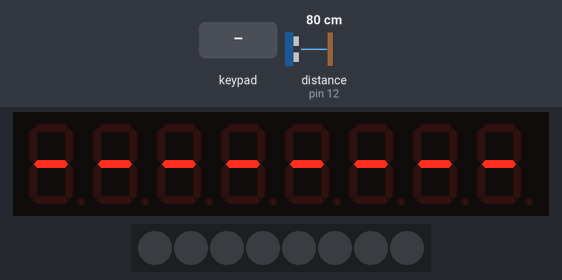
A sketch run on a simulated Arduino Uno, built with avr-gcc and run on an emulated ATmega328P. On the bench: 8-digit seven-segment display, 8 RGB LEDs in strip order, left to right. Inputs (shaded band) come from the test bench; at power-on: distance to the obstacle (sensor on pin 12) 80 cm. The echo pulse lasts 58.3 µs per cm.

Above: at 1.2 s.
1.3 s: key '1' pressed
At 1.6 s:
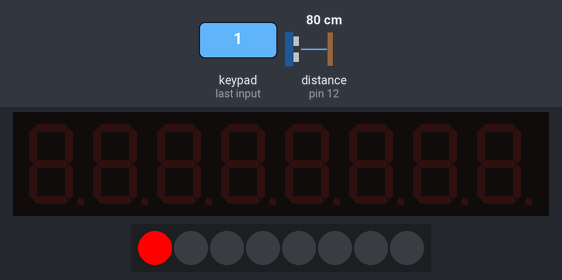
2.8 s: keypad keys 1 2 pressed 0.4 s apart
At 7.0 s:
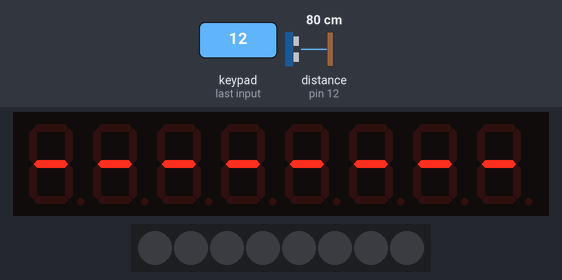
Timing chart, 0 to 8.5 s (numbered marks = the images above; inputs shaded):
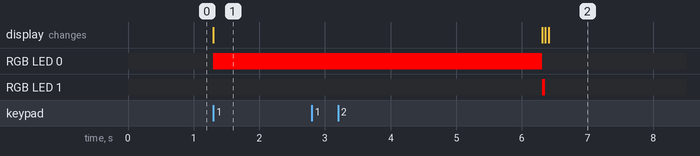

Measured:
- after the input at 1.3 s, RGB LED 0: off → RGB(255, 0, 0) at once; the display: changes at once (image 1)

The sketch:

Measure2.ino
```cpp
#include <TM1638lite.h>
#include <math.h>
#include "Aggregator.h"
#include "ftoa.h"
#include "NewPing.h"

//Setup Measure Settings
#define MENU_DELAY 50
#define BUF_SIZE 140
#define MIN_DIST 2.0
#define MAX_DIST 200.0
#define MAX_MEASURE 5000000
#define SPEED_OF_SOUND 343.4

//setup measure
#define STD_RANGE 1.7
#define MINMAX_RANGE 0.1

//display connections
#define PIN_STROBE 4
#define PIN_CLOCK 7
#define PIN_DATA 8
//sensor connections
#define PIN_TRIGGER 13
#define PIN_ECHO 12
double buffer[BUF_SIZE];
//https://en.wikipedia.org/wiki/Algorithms_for_calculating_variance

//program global variables - so it is not reallocatd and dealloated
TM1638lite tm(PIN_STROBE, PIN_CLOCK, PIN_DATA);
NewPing sonar(PIN_TRIGGER, PIN_ECHO, MAX_DIST);
char charbuff[9], charbuff2[9];

enum state
{
  IDLE = 1,
  MEASURE = 2,
  SHOW = 3,
  ERROR = 5,
};
state current = IDLE;

void setup()
{
  tm.reset();
}

void loop()
{
  uint8_t buttons = tm.readButtons();
  switch (current)
  {
  case IDLE:
    tm.displayText("--------");

    if ((buttons & 1) != 0) //button 1
    {
      current = MEASURE;
    }

    delayMicroseconds(MENU_DELAY);
    return;

  case MEASURE:
    tm.reset();
    tm.setLED(0, 1);
    measureMode();
    tm.setLED(0, 0);
    return;
  case ERROR:
    tm.setLED(1, 1);
  case SHOW:
    if ((buttons & 2) != 0) //button 2
    {
      tm.setLED(1, 0);
      current = IDLE;
    }
    delay(MENU_DELAY);
    return;
  }
}

bool isInRange(double mean, double std, double min, double max, double data)
{
  double minmax = (max - min) * MINMAX_RANGE;
  return (abs(mean - data) < STD_RANGE * std) && (data > min + minmax) && (data < max - minmax);
}

double calculateMean(int N, double *data_buffer, double calculate(void))
{
  unsigned long t = micros();
  Aggregator firstMean;

  //Collect Data
  double min = -1, max = -1;
  for (int i = 0; i < N; i++)
  {

    data_buffer[i] = (*calculate)();
    //reject faulty sensor data
    if (data_buffer[i] > 0)
    {
      firstMean.addData(data_buffer[i]);

      if (min == -1 || data_buffer[i] < min)
        min = data_buffer[i];

      if (max == -1 || data_buffer[i] > max)
        max = data_buffer[i];
    }
  }

  double std = firstMean.getStd();
  double mean = firstMean.getMean();

  firstMean.reset();

  //Use only good quality Data
  for (int i = 0; i < N; i++)
  {
    if (isInRange(mean, std, min, max, data_buffer[i]))
    {
      firstMean.addData(data_buffer[i]);
    }
  }

  //get as much additional data as possible
  while (micros() - t < MAX_MEASURE)
  {
    double d = (*calculate)();
    if (isInRange(mean, std, min, max, d))
    {
      firstMean.addData(d);
    }
  }

  return firstMean.getMean();
}

void displayNumber(double data)
{
  ftoa8_1(charbuff2, data);
  pad(charbuff2, charbuff, 8, ' ');
  tm.displayText(charbuff);
}
double getDistanceCm()
{
  double d = sonar.ping() / 2 * 1.0e-4 * SPEED_OF_SOUND;

  if (d <= MIN_DIST)
    return -1;
  else
    return d;
}
void measureMode()
{

  double distance = calculateMean(BUF_SIZE, buffer, &getDistanceCm);
  //measurement error
  if (distance <= MIN_DIST)
  {
    current = ERROR;
    return;
  }

  displayNumber(distance);
  current = SHOW;
  return;
}
```

Aggregator.cpp
```cpp
#include "Aggregator.h"
#include "math.h"

Aggregator::Aggregator(/* args */) : count(0), mean(0.0), M2(0.0)
{
}

Aggregator::~Aggregator()
{
}
void Aggregator::reset()
{
	mean = 0.0;
	M2 = 0.0;
	count = 0;
}
void Aggregator::addData(double datum)
{
	//implementation of welfords algorythm
	++count;
	double delta = datum - mean;
	mean += delta / count;
	double delta2 = datum - mean;
	M2 += delta * delta2;
}
unsigned long
Aggregator::getCount()
{
	return count;
}
double
Aggregator::getMean()
{
	return mean;
}
double
Aggregator::getVar()
{
	return M2 / (count - 1);
}
double
Aggregator::getStd()
{
	return sqrt(getVar());
}
```

Aggregator.h
```cpp
#ifndef AGGREGATOR_H
#define AGGREGATOR_H

//datastructure used for mean and variance calculation
//using welfords online algorythm
class Aggregator
{
  private:
	unsigned long count;
	double mean;
	double M2;

  public:
	Aggregator();

	~Aggregator();

	/**
	 *	add data to aggregator - using welfords algorythm
	 *  */
	void addData(double datum);

	unsigned long getCount();
	double getMean();
	double getVar();
	double getStd();

	/**
	 * resets aggregator - sets all values to 0
	 *
	 */
	void reset();
};

#endif //AGGREGATOR_H
```

HCSR04_C.cpp
```cpp
/*
  HCSR04 - Library for arduino, for HC-SR04 ultrasonic distance sensor.
  Created by Martin Sosic, June 11, 2016.
*/

#include "Arduino.h"
#include "HCSR04_C.h"

UltraSonicDistanceSensor::UltraSonicDistanceSensor(
        uint8_t triggerPin, uint8_t echoPin) {
    this->triggerPin = triggerPin;
    this->echoPin = echoPin;
    pinMode(triggerPin, OUTPUT);
    pinMode(echoPin, INPUT);
}

double UltraSonicDistanceSensor::measureDistanceCm() {
    unsigned long durationMicroSec = measureTimeMicrosecond();
    //measured time is divided by 2 - because it travels in both directions, and then is scaled
    double distanceCm = (durationMicroSec / 2.0) * 1e-4 * speedofSound ;

    if (distanceCm == 0.0 || distanceCm > maxDist) {
        return -1.0 ;
    } else {
        return distanceCm;
    }
}

unsigned long  UltraSonicDistanceSensor::measureTimeMicrosecond(){
    // Make sure that trigger pin is LOW.
    digitalWrite(triggerPin, LOW);
    delayMicroseconds(2);
    // Hold trigger for 10 microseconds, which is signal for sensor to measure distance.
    digitalWrite(triggerPin, HIGH);
    delayMicroseconds(10);
    digitalWrite(triggerPin, LOW);
    // Measure the length of echo signal, which is equal to the time needed for sound to go there and back.
    unsigned long durationMicroSec = pulseIn(echoPin, HIGH,1e5*maxDist/speedofSound);
    return durationMicroSec;
}
```

HCSR04_C.h
```cpp
/*
  HCSR04 - Library for arduino, for HC-SR04 ultrasonic distance sensor.
  Created by Martin Sosic, June 11, 2016.
*/

#ifndef HCSR04_C_H
#define HCSR04_C_H

#include "Arduino.h"

class UltraSonicDistanceSensor {
 public:
    /**
     * @param triggerPin  Digital pin that is used for controlling sensor (output).
     * @param echoPin  Digital pin that is used to get information from sensor (input).
     */
    UltraSonicDistanceSensor(uint8_t triggerPin, uint8_t echoPin);

    /**
     * Measures distance by sending ultrasonic waves and measuring time it takes them
     * to return.
     * @returns Distance in centimeters, or negative value if distance is greater than 400cm.
     */
    double measureDistanceCm();


    /**
     * Measures time it takes ultrasonic waves
     * to return.
     * @returns time in microseconds.
     */
    unsigned long  measureTimeMicrosecond();

   /**
    *sets the speed of sound used to calculate distance
    */
    void setSpeedOfSound(double newspeed){
       speedofSound = newspeed;
    }
 private:

    uint8_t triggerPin, echoPin;
    double speedofSound = 343.0;
    double maxDist = 200.0;
};

#endif // HCSR04_H
```

ftoa.cpp
```cpp
#include "Arduino.h"
#include"ftoa.h"

char *ftoa(char *buffer, double d, int precision) {

  long wholePart = (long) d;

  // Deposit the whole part of the number.

  itoa(wholePart,buffer,10);

  // Now work on the faction if we need one.

  if (precision > 0) {

    // We do, so locate the end of the string and insert
    // a decimal point.

    char *endOfString = buffer;
    while (*endOfString != '\0') endOfString++;
    *endOfString++ = '.';

    // Now work on the fraction, be sure to turn any negative
    // values positive.

    if (d < 0) {
      d *= -1;
      wholePart *= -1;
    }

    double fraction = d - wholePart;
    while (precision > 0) {

      // Multipleby ten and pull out the digit.

      fraction *= 10;
      wholePart = (long) fraction;
      *endOfString++ = '0' + wholePart;

      // Update the fraction and move on to the
      // next digit.

      fraction -= wholePart;
      precision--;
    }

    // Terminate the string.

    *endOfString = '\0';
  }

   return buffer;
}
char* pad(char* input,char*output,int length,char pad_char){
  //find the length of input
  char *endOfString = input;
  while (*endOfString != '\0') endOfString++;

  //find how many chars to add
  uint8_t d = length-(endOfString-input);
  for(int i=0;i<length;i++)
  {
    //add characters to output
    if(i<d){
      output[i]= pad_char;
    }else
    {
      output[i]=input[i-d];
    }

  }
  return output;
}


char* ftoa8_1(char* buffer,double d){
  long wholePart = (long) round(d*10.0);

  // Deposit the whole part of the number.

  itoa(wholePart,buffer,10);


  if(wholePart!=0){
    char *endOfString = buffer;
    //find length of output
    while (*endOfString != '\0') endOfString++;
    endOfString--;

    char c = *(endOfString);//save last digit
    endOfString[0]='.';//replace it with .
    endOfString[1]=c;//put that digit after it
    endOfString[2]='\0';//put null at the end
  }

  return buffer;
}
```

ftoa.h
```cpp
/**
 * float to ascii transform
 *
*/
char *ftoa(char *buffer, double d, int precision);
/**
 * float to ascii transform assuming 8 byte buffer and 1 point of precission
 *
*/
char *ftoa8_1(char *buffer, double d);
/**
 * pads input string using padding character to length in output buffer
 * */
char *pad(char *input, char *output, int length, char pad_char);
```
